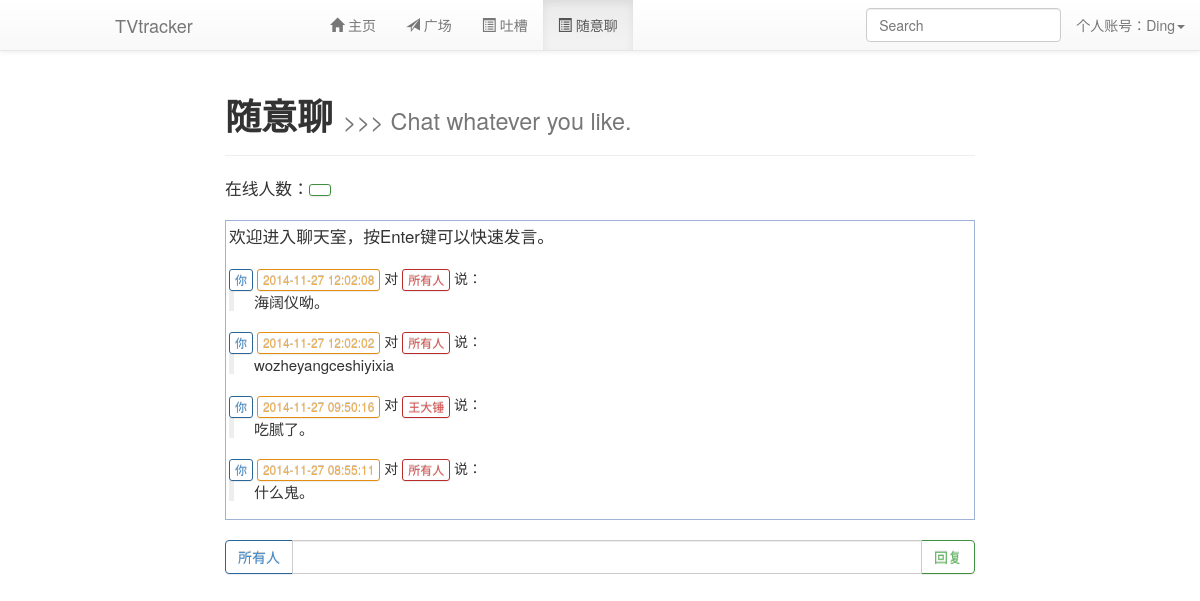
The page /chat (signed in) on the database its author committed.
### tables this page shows
CREATE TABLE [chat] ([id] INT PRIMARY KEY, [username1] TEXT NOT NULL, [content] TEXT NOT NULL, [time] INT, [username2]);

### application.py (the view)
@app.route('/chat')
def chatPage():
    if session.get('logged_in'):
        user = query_db('select * from user where username = ?', [session['username']], one=True)
        tracking = query_db('select tvname, epnum from tracking where userid = ?', [user['id']])
        sql = 'select * from chat where username2 = "所有人"' + ' or username2 = ?' * (len(tracking)+1) + ' or username1 = ?'
        tmp = [i['tvname'] for i in tracking]
        tmp.append(session['username'])
        tmp.append(session['username'])
        chatList = query_db(sql, tmp)
        chatList.reverse()
        for i in chatList:
            i['time'] = time.strftime("%Y-%m-%d %H:%M:%S", time.localtime(i['time']))
        return render_template('chatPage.html', chatList = chatList, tracking = tracking, user = user)
    else:
        return redirect(url_for('welcome'))

### application.py (called while the page is built)
def connect_db():
    return sqlite3.connect(app.config['DATABASE'])

@app.before_request
def before_request():
    g.db = connect_db()

@app.teardown_request
def teardown_request(exception):
    g.db.close()

def query_db(query, args=(), one=False):
    cur = g.db.execute(query, args)
    rv = [dict((cur.description[idx][0], value)
               for idx, value in enumerate(row)) for row in cur.fetchall()]
    return (rv[0] if rv else None) if one else rv

### templates/chatPage.html (shortened to what this page needs)
{% extends "dashboard.html" %}
{% block body %}
    <div class="page-header">
        <h1><b>随意聊</b> <small>>>> Chat whatever you like.</small></h1>
    </div>
    <big>在线人数：<a class="btn btn-outline btn-success btn-sm"><big id="peopleNumber">读取中...</big></a></big><br /><br />
    <div id="chatText" class="ChatBox">
        <big>欢迎进入聊天室，按Enter键可以快速发言。</big><br/><br />
        {% for i in chatList %}
            {% if i.username1 == session.username %}
            <a class="btn btn-outline btn-primary btn-xs">你</a>
            {% else %}
            <a class="btn btn-outline btn-primary btn-xs" onclick="$('#selectBtn').text($(this).text()); $('#username2').val($(this).text()); $('#content').focus();">{{ i.username1 }}</a>
            {% endif %}
             <a class="btn btn-outline btn-warning btn-xs">{{ i.time }}</a> 对
            {% if i.username2 == session.username %}
            <a class="btn btn-outline btn-danger btn-xs">你</a>
            {% else %}
            <a class="btn btn-outline btn-danger btn-xs" onclick="$('#selectBtn').text($(this).text()); $('#username2').val($(this).text()); $('#content').focus();">{{ i.username2 }}</a>
            {% endif %}
             说：
            <blockquote>{{ i.content }}</blockquote>
        {% endfor %}
    </div>
    <br />
    <div class="col-md-12 input-group">
        <div class="input-group-btn">
            <button type="button" id="selectBtn" class="btn btn-outline btn-primary dropdown-toggle" data-toggle="dropdown">所有人</button>
            </div>
        <input type="text" id="content" name="content" required autofocus onkeydown="enterDown(event)" class="form-control" AUTOCOMPLETE="OFF">
        <span class="input-group-btn">
            <button class="btn btn-outline btn-success" onclick="postChat()">回复</button>
        </span>
    </div>
{% endblock %}

### templates/chatPage.html (style rules this page uses)
.btn-outline { background-color: transparent; background-image: none; color: inherit; transition: all .5s; }
.btn-primary.btn-outline { color: #428bca; }
.btn-success.btn-outline { color: #5cb85c; }
.btn-warning.btn-outline { color: #f0ad4e; }
.btn-danger.btn-outline { color: #d9534f; }
.ChatBox { width: 100%; height: 300px; margin-left: auto; margin-right: auto; padding: 3px; outline: 0; border: 1px solid #a0b3d6; word-wrap: break-word; overflow-x: hidden; overflow-y: auto; _overflow-y: visible; }
blockquote { font-size: 15px; height: 20px; padding-bottom: 0; padding-top: 0; }

### rows shown on the page
chat: username1 "你", time "2014-11-27 12:02:08", username2 "所有人", content "海阔仪呦。"

### other values the page prints
{{ session['username'] }} "Ding"
{{ i.time }} "2014-11-27 12:02:02" "2014-11-27 09:50:16" "2014-11-27 08:55:11"
{{ i.username2 }} "所有人" "王大锤" "所有人"
{{ i.content }} "wozheyangceshiyixia" "吃腻了。" "什么鬼。"
